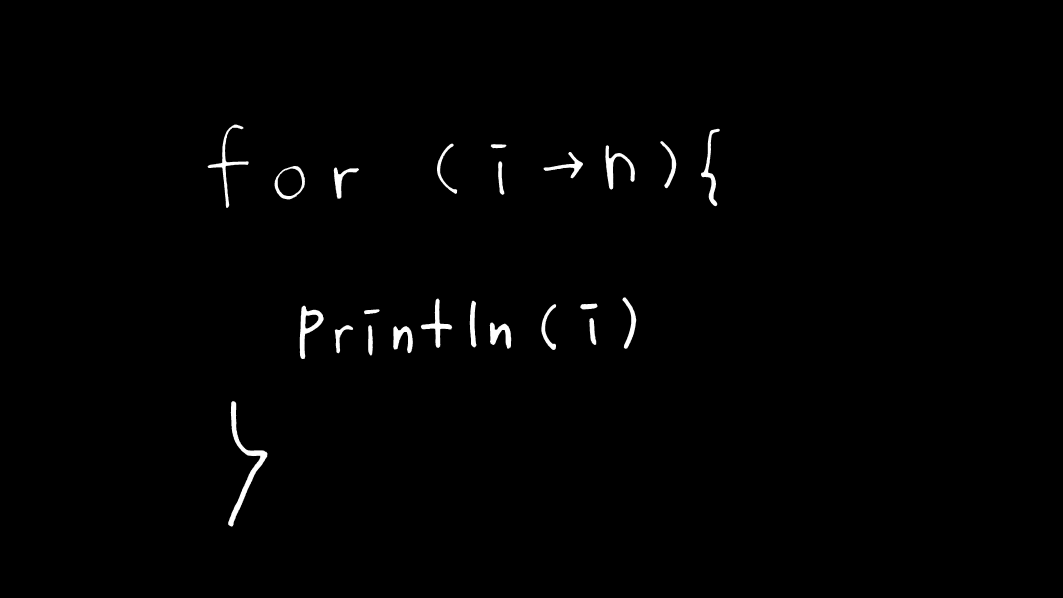
#> input picture src/imageProcessing/src/erode.jpg, 5312 x 2988 px (shown at 1/5 size)
$ python extraction.py erode.jpg out.png
#> lines starting #> are read from the running program, lines starting #| are printed output that depends on the picture; long printed decimals are rounded
from sys import argv
import sys
import cv2
import numpy as np
import os
ROOT = "../new_images"

def extract(input_path,output_path):
#> called with input_path = 'erode.jpg', output_path = 'out.png'
    imageList = [[]]
    result = []

    #imageList , img = contour.convex()

    number = 1
    blank = np.zeros((384, 512, 3), np.uint8)
    color = tuple(reversed((0, 0, 0)))
    blank[:] = color


    tmp = cv2.imread(input_path)
#> tmp is the input picture: shape (2988, 5312, 3); min 0, max 255, mean 2.2
    x = 1600 / tmp.shape[1]
#> x = 0.301
    y = 900 / tmp.shape[0]
#> y = 0.301
    print(x)
#| 0.3012
    print(y)
#| 0.3012
    tmp = cv2.resize(tmp, None, fx=(x), fy=(y), interpolation=cv2.INTER_AREA)
#> tmp: shape (900, 1600, 3)
    tmp = cv2.bitwise_not(tmp)
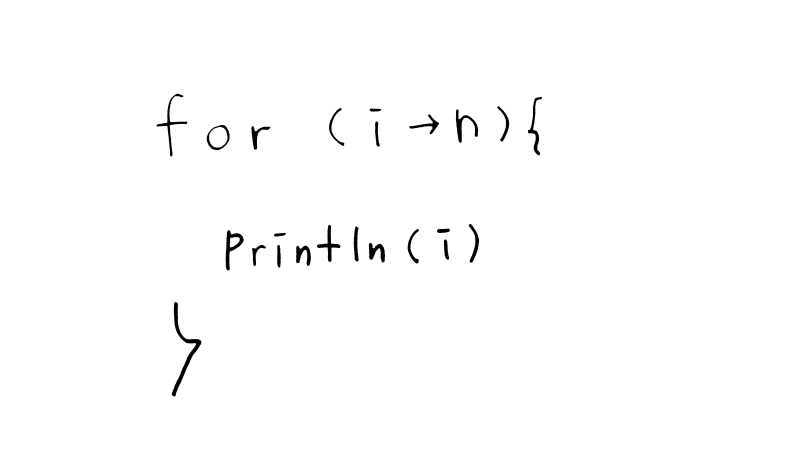
#> tmp: shape (900, 1600, 3) (shown at 1/2 size); min 0, max 255, mean 252.8
    result.append(tmp)
    cv2.imwrite(output_path, tmp)


# [10 lines of commented-out code are left out]


if __name__ == "__main__":
    input_path = sys.argv[1]
    output_path = sys.argv[2]
    extract(input_path,output_path)
